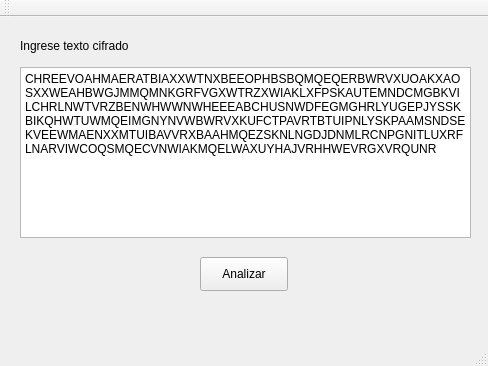
<?xml version="1.0" encoding="UTF-8"?>
<ui version="4.0">
 <class>MainWindow</class>
 <widget class="QMainWindow" name="MainWindow">
  <property name="geometry">
   <rect>
    <x>0</x>
    <y>0</y>
    <width>488</width>
    <height>366</height>
   </rect>
  </property>
  <property name="windowTitle">
   <string>Criptogafía</string>
  </property>
  <widget class="QWidget" name="centralWidget">
   <widget class="QLabel" name="label">
    <property name="geometry">
     <rect>
      <x>20</x>
      <y>20</y>
      <width>131</width>
      <height>18</height>
     </rect>
    </property>
    <property name="text">
     <string>Ingrese texto cifrado</string>
    </property>
   </widget>
   <widget class="QPlainTextEdit" name="texto">
    <property name="geometry">
     <rect>
      <x>20</x>
      <y>50</y>
      <width>451</width>
      <height>171</height>
     </rect>
    </property>
    <property name="plainText">
     <string>CHREEVOAHMAERATBIAXXWTNXBEEOPHBSBQMQEQERBWRVXUOAKXAOSXXWEAHBWGJMMQMNKGRFVGXWTRZXWIAKLXFPSKAUTEMNDCMGBKVILCHRLNWTVRZBENWHWWNWHEEEABCHUSNWDFEGMGHRLYUGEPJYSSKBIKQHWTUWMQEIMGNYNVWBWRVXKUFCTPAVRTBTUIPNLYSKPAAMSNDSEKVEEWMAENXXMTUIBAVVRXBAAHMQEZSKNLNGDJDNMLRCNPGNITLUXRFLNARVIWCOQSMQECVNWIAKMQELWAXUYHAJVRHHWEVRGXVRQUNR</string>
    </property>
   </widget>
   <widget class="QPushButton" name="pushButton">
    <property name="geometry">
     <rect>
      <x>200</x>
      <y>240</y>
      <width>88</width>
      <height>34</height>
     </rect>
    </property>
    <property name="text">
     <string>Analizar</string>
    </property>
   </widget>
  </widget>
  <widget class="QMenuBar" name="menuBar">
   <property name="geometry">
    <rect>
     <x>0</x>
     <y>0</y>
     <width>488</width>
     <height>30</height>
    </rect>
   </property>
  </widget>
  <widget class="QToolBar" name="mainToolBar">
   <attribute name="toolBarArea">
    <enum>TopToolBarArea</enum>
   </attribute>
   <attribute name="toolBarBreak">
    <bool>false</bool>
   </attribute>
  </widget>
  <widget class="QStatusBar" name="statusBar"/>
 </widget>
 <layoutdefault spacing="6" margin="11"/>
 <resources/>
 <connections/>
</ui>
